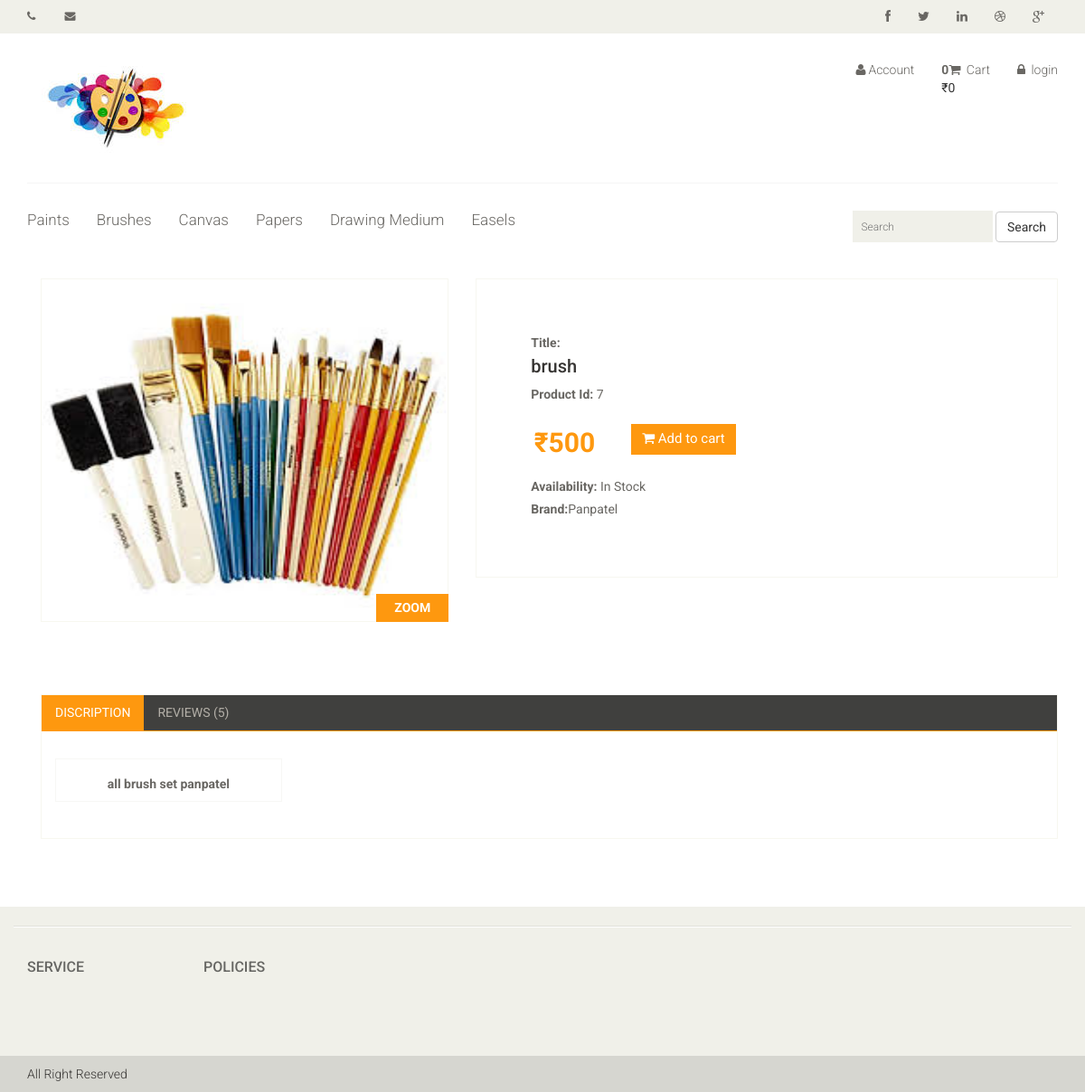
Screenshot of /product-details.php?pd_id=7 with the database file from the repository.
### tables this page shows
CREATE TABLE `categories` (
  `cat_id` int(10) NOT NULL,
  `cat_title` text NOT NULL
);

CREATE TABLE `products` (
  `p_id` int(10) NOT NULL,
  `cat_id` int(10) NOT NULL,
  `brand_id` int(10) NOT NULL,
  `p_date` timestamp NOT NULL DEFAULT CURRENT_TIMESTAMP ON UPDATE CURRENT_TIMESTAMP,
  `p_title` text NOT NULL,
  `p_image1` text NOT NULL,
  `p_image2` text NOT NULL,
  `p_image3` text NOT NULL,
  `p_price` int(10) NOT NULL,
  `p_disc` text NOT NULL,
  `p_keyword` text NOT NULL,
  `p_status` text NOT NULL
);

CREATE TABLE `brands` (
  `brand_id` int(11) NOT NULL,
  `brand_title` text NOT NULL
);

### product-details.php (the view, shortened to what this page needs)
<?php require_once('functions/functions.php');?>
<?php
if(isset($_GET['pd_id']))
            {
             $pd_id=$_GET['pd_id'];
                        $get_products="select * from products where p_id='$pd_id'";
                        $run_products=mysqli_query($con,$get_products);
                        while($row_products=mysqli_fetch_array($run_products))
                        {
                            $pd_id=$row_products['p_id'];
                            $pd_title=$row_products['p_title'];
                            $pd_brand=$row_products['brand_id'];
                            $pd_desc=$row_products['p_disc'];
                            $pd_price=$row_products['p_price'];
                            $pd_image1=$row_products['p_image1'];
                        }
                      $get_brand="select * from brands where brand_id='$pd_brand'";
                        $run_brand=mysqli_query($con,$get_brand);
                       while($row_brand=mysqli_fetch_array($run_brand))
                        {
                            $brand_title=$row_brand['brand_title'];
                        }
}
?>
<!DOCTYPE html>
<?php require_once('inc/top.php');?>
<body>
    <?php require_once('inc/header.php');?>
    <section>
        <div class="container">
            <div class="row">
                <div class="col-sm-12 padding-right">
                    <div class="product-details">
                        <div class="col-sm-5">
                            <div class="view-product">
                                <img src=<?php echo "admin/product_image/$pd_image1"?> alt="" />
                                <h3>ZOOM</h3>
                            </div>
                        </div>
                        <div class="col-sm-7">
                            <div class="product-information">
                                <p><b>Title:</b><h2><?php echo "$pd_title";?></h2></p>
                                <p><b>Product Id:</b> <?php echo "$pd_id";?></p>
                                <span>
                                    <span><?php echo "₹$pd_price";?></span>
                                    <button type="button" class="btn btn-fefault cart">
                                        <i class="fa fa-shopping-cart"></i>
                                        Add to cart
                                    </button>
                                </span>
                                <p><b>Availability:</b> In Stock</p>
                                <p><b>Brand:</b><?php echo "$brand_title";?></p>
                            </div>
                        </div>
                    </div>
                    <div class="category-tab shop-details-tab">
                        <div class="col-sm-12">
                            <ul class="nav nav-tabs">
                                <li  class="active"><a href="#discription" data-toggle="tab">Discription</a></li>
                                <li><a href="#reviews" data-toggle="tab">Reviews (5)</a></li>
                            </ul>
                        </div>
                        <div class="tab-content">
                            <div class="tab-pane fade  active in" id="discription">
                                <div class="col-sm-3">
                                    <div class="product-image-wrapper">
                                        <div class="single-products">
                                            <div class="productinfo text-center">
                              <h2> <p><b><?php echo "$pd_desc";?></b></p></h2>
                                            </div>
                                        </div>
                                    </div>
                                </div>
                             </div>
                        </div>
                    </div>
                  </div>
            </div>
    </section>
    <footer id="footer">
        <?php require_once('inc/footer.php');?>
</body>
</html>

### functions/functions.php (shortened to what this page needs)
<?php
 $con=mysqli_connect("localhost","root","","arthub");
function getIp() {
    $ip = $_SERVER['REMOTE_ADDR'];
    return $ip;
}
function getCategory()
{
    global $con;
    $get_cats="select * from categories";
                                $run_cats=mysqli_query($con, $get_cats);
                                    while ($row_cats=mysqli_fetch_array($run_cats)){
                                        $cat_id=$row_cats['cat_id'];
                                        $cat_title=$row_cats['cat_title'];
                                     echo    "<li><a href='index.php?cat=$cat_id'>$cat_title</a></li>";
                                    }
}
function items()
{
    global $con;
    if(isset($_GET['pd_id'])){
          $ip_add=getIp();
        $get_items="select * from cart where ip_add='$ip_add'";
        $run_items=mysqli_query($con,$get_items);
        $count_items=mysqli_num_rows($run_items);
    }
    else{
          $ip_add=getIp();
        $get_items="select * from cart where ip_add='$ip_add'";
        $run_items=mysqli_query($con,$get_items);
        $count_items=mysqli_num_rows($run_items);
    }
    echo $count_items;
}
function total_price()
{
    $total=0;
    echo $total;
}
?>

### css/main.css (style rules this page uses)
body { font-family: 'Roboto', sans-serif; background:; position: relative; font-weight:400px; }
ul li { list-style: none; }
a { -webkit-transition: 300ms; -moz-transition: 300ms; -o-transition: 300ms; transition: 300ms; }
h1, h2, h3, h4, h5, h6 { font-family: 'Roboto', sans-serif; }
.mainmenu ul li { padding-right: 15px; padding-left: 15px; }
.mainmenu ul li:first-child { padding-left: 0px; }
.mainmenu ul li a { color: #696763; font-family: 'Roboto', sans-serif; font-size: 17px; font-weight: 300; padding: 0; padding-bottom: 10px; }
#footer { background: #F0F0E9; }
.padding-right { padding-right: 0; }
.product-image-wrapper { border:1px solid #F7F7F5; overflow: hidden; margin-bottom:30px; }
.single-products { position: relative; }
.productinfo h2 { color: #FE980F; font-family: 'Roboto', sans-serif; font-size: 24px; font-weight: 700; }
.productinfo p { font-family: 'Roboto', sans-serif; font-size: 14px; font-weight: 400; color: #696763; }
.productinfo { position:relative; }
.category-tab { overflow: hidden; }
.category-tab ul { background: #40403E; border-bottom: 1px solid #FE980F; list-style: none outside none; margin: 0 0 30px; padding: 0; width: 100%; }
.category-tab ul li a { border: 0 none; border-radius: 0; color: #B3AFA8; display: block; font-family: 'Roboto', sans-serif; font-size: 14px; text-transform: uppercase; }
.nav-tabs li.active a, .nav-tabs li.active a:hover, .nav-tabs li.active a:focus { -moz-border-bottom-colors: none; -moz-border-left-colors: none; -moz-border-right-colors: none; -moz-border-top-colors: none; background-color: #FE980F; border:0px; color: #FFFFFF; cursor: default; margin-right:0; margin-left:0; }
.nav-tabs li a { border: 1px solid rgba(0, 0, 0, 0); border-radius: 4px 4px 0 0; line-height: 1.42857; margin-right:0; }
.product-details { overflow:hidden; }
.product-details { margin-bottom: 40px; overflow: hidden; margin-top: 10px; }
.view-product { position: relative; }
.view-product img { border: 1px solid #F7F7F0; height: 380px; width: 100%; }
.view-product h3 { background: #FE980F; bottom: 0; color: #FFFFFF; font-family: 'Roboto', sans-serif; font-size: 14px; font-weight: 700; margin-bottom: 0; padding: 8px 20px; position: absolute; right: 0; }
.product-information { border: 1px solid #F7F7F0; overflow: hidden; padding-bottom: 60px; padding-left: 60px; padding-top: 60px; position: relative; }
.product-information h2 { color: #363432; font-family: 'Roboto', sans-serif; font-size: 20px; margin-top: 0; }
.product-information p { color: #696763; font-family: 'Roboto', sans-serif; margin-bottom: 5px; }
.product-information span { display: inline-block; margin-bottom: 8px; margin-top: 18px; }
.product-information span span { color: #FE980F; float: left; font-family: 'Roboto', sans-serif; font-size: 30px; font-weight: 700; margin-right: 20px; margin-top: 0px; }
.cart { background: #FE980F; border: 0 none; border-radius: 0; color: #FFFFFF; font-family: 'Roboto', sans-serif; font-size: 15px; margin-bottom: 10px; margin-left: 20px; }
.shop-details-tab { border: 1px solid #F7F7F0; margin-bottom: 75px; margin-left: 15px; margin-right: 15px; padding-bottom: 10px; }
.shop-details-tab .col-sm-12 { padding-left: 0; padding-right: 0; }

### rows the page displays
categories: cat_title "Paints"
categories: cat_title "Brushes"
categories: cat_title "Canvas"
categories: cat_title "Papers"
categories: cat_title "Drawing Medium"
categories: cat_title "Easels"
products: p_image1 (picture), p_title "brush", p_id "7", p_price "500"
brands: brand_title "Panpatel"

### other values shown
$count_items "0"
$total "0"
